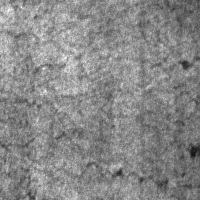
#> input picture data/NEU-DET/IMAGES/crazing_114.jpg, 200 x 200 px
$ python -i data_preprocess.py   (imports and definitions only)
#> lines starting #> are read from the running program, lines starting #| are printed output that depends on the picture
#> further down, picture is the input picture: shape (200, 200, 3); min 18, max 255, mean 135.8
import os
import cv2
import random
import numpy as np
import pandas as pd
import xml.etree.ElementTree as ET
from sklearn.model_selection import train_test_split

# ===================== 配置参数（这里路径指向你现在这个NEU‑DET文件夹） =====================
DATASET_ROOT = "./NEU-DET"
IMG_FOLDER = os.path.join(DATASET_ROOT, "IMAGES")
ANN_FOLDER = os.path.join(DATASET_ROOT, "ANNOTATIONS")

OUTPUT_ROOT = "./neu_processed"
CLASS_NAMES = [
    "crazing",
    "inclusion",
    "patches",
    "pitted_surface",
    "rolled-in_scale",
    "scratches"
]
IMG_SIZE = (200, 200)
RANDOM_SEED = 42
TRAIN_RATIO = 0.7
VAL_RATIO = 0.15
TEST_RATIO = 0.15

# [7 lines not run here, left out]


def image_preprocess_vision(img: np.ndarray) -> np.ndarray:
    """OpenCV预处理：灰度、降噪、ROI截取"""
    gray = cv2.cvtColor(img, cv2.COLOR_BGR2GRAY)
    blur = cv2.GaussianBlur(gray, (3, 3), sigmaX=1.2)
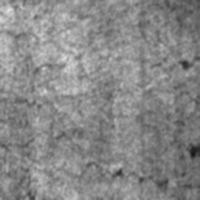
#> blur: shape (200, 200); min 22, max 228, mean 135.8
    h, w = gray.shape
#> h = 200; w = 200
    roi = gray[int(h*0.1):int(h*0.9), int(w*0.1):int(w*0.9)]
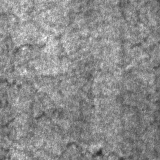
#> roi: shape (160, 160); min 35, max 252, mean 138.5
    roi_resize = cv2.resize(roi, IMG_SIZE)
    return roi_resize


# [71 lines left out: functions data_augmentation, parse_xml, process_dataset, not called in this run]


# [2 lines not run here, left out]

>>> import cv2
>>> picture = cv2.imread('NEU-DET/IMAGES/crazing_114.jpg')
>>> result = image_preprocess_vision(picture)
